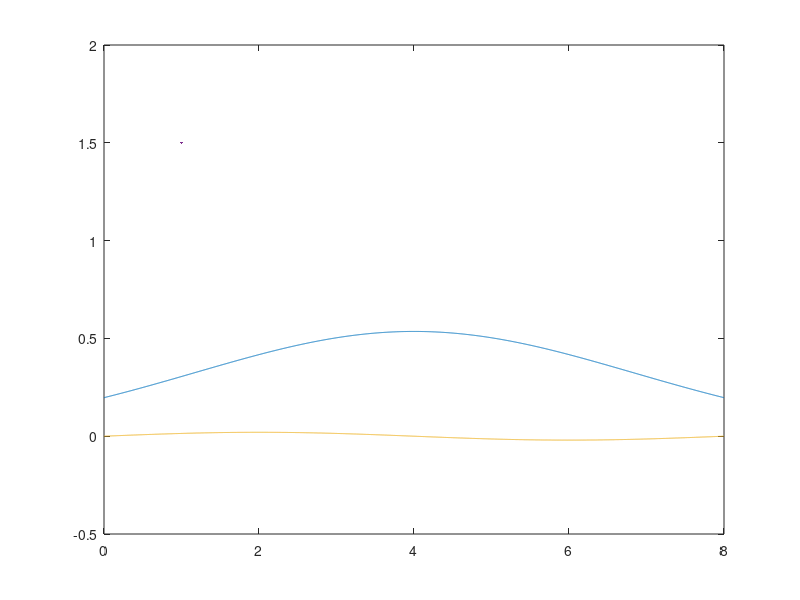

Here is the MATLAB script that generated this plot: (Note: this script raises an error after producing the figure.)
%% Burgers
%---------------------------------------
% This code solves hydrodynamics for Quasi-1d Lattice Gas model
% Pseudospectral method. Time marching in RK4 with
% linear term explicitly integrated.
%---------------------------------------
clear ; clc ; close
Pe = 10 ;
%----------- Domain ----------------------
L		= 	8                ;
N		= 	2^12             ;
dx 		= 	L/N              ;
x 		= 	(0:dx:L-dx)'     ;
%---------- Parameters -------------------
nu   	=  1           		;  % Diffusion = 1 
rho_0  	= .40          		;  % Mean density
%-------------Time------------------------------
tMax 	= 10             	;
dt   	= 10.0^-2       	;
dT   	= .1             	;
%------------------------------------------------

t  = 0:dt:tMax-dt       ;
T  = 0:dT:tMax          ;  
interval = fix(dT/dt)   ;
TStep = length(T)       ;
tStep = length(t)       ;
%------------- Wave Vector--------------------
k = 2*pi/L*(-N/2:N/2-1) ;
k = fftshift(k');
%--------------------------------------


%--------------Initial condition------------------
%------------- Choose Initial Condition here---------------------

%---------------Half Gaussian------------------
u0 = zeros(N,1);
v0 = zeros(N,1);

%------------ Both gaussian--------------------
%u0 =0
sigma = L/2;
u0 = 0.2*exp(-(x-L/2).^2/sigma^2) + 0.0*rand(N,1); 
v0 = 0.02*sin(x/L*(2*pi)) ;

%========================
%nn = int32(N/8);
%u0(N/2-nn:N/2+nn-1) = importdata('uIni.txt');
%v0(N/2-nn:N/2+nn-1) = importdata("vIni.txt");
%u0(1:N/4-1) = 0.1230*ones(N/4-1,1);
%u0(N/2+N/4:end) = 0.1230*ones(N/4+1,1);



%=========================================================================
%------------ Proper Mean Density-----------------------------------------
mean_den = mean(u0)    ;    
u0 = rho_0/mean_den*u0 ;
%v0 = rho_0/mean_den*v0;
% --------------Plotting Initial Profile--------------------------------
%figure()
plot(x,u0,LineWidth=1.5); hold on      ;   
plot(x,v0,LineWidth=1.5); hold on      ;
%plot(x,u0_1+v0_1,LineWidth=1.5,Color='k')  ;
legend('$\rho$','$m$',interpreter='latex',fontsize=14);
%------------------------------------------------------------------------
% Creating array for time evolution
w0 = cat(1,fft(u0),fft(v0)) ;
% ---------------Initialization of Arrays ----------------------------
uu_hat = zeros(N,TStep); uu = zeros(N,TStep);
vv_hat = zeros(N,TStep); vv = zeros(N,TStep);
%--------------------------------------------------------------------
uu(:,1) = u0 ; 
vv(:,1) = v0 ;
%-----------------------------------
w = w0;
%% ==================== Main Loop =======================================
for i = 1:tStep
    % --------- Writing ---------------
    if mod(i,interval)==0 ; j = fix(i/interval)+1 ;
       uu_hat(:,j) = w(1:N) ;
       uu(:,j) = real(ifft((w(1:N,1)))) ;
       vv_hat(:,j) = w(N+1:2*N,1) ;
       vv(:,j) = real(ifft((w(N+1:2*N,1)))) ;
    end
    w = RK4(w,dt,k,nu,Pe,N);
    %f_k = cat(1,fft(randn(N,1)) , randn(N,1))   ; 
    %w = w + .1*sqrt(dt)*f_k ;
end 
%%
writematrix(uu,'rho_MetaStable.dat')
writematrix(vv,'m_MetaStable.dat')

%% Function
function dw_dt = rhs(w,k,nu,Pe,N)
u = w(1:N)     ;
v = w(N+1:2*N) ;
% Here since D=1 we don't need dealiasing if we use sufficient 
% grid points : If D != 1 use the 2/3 dealiasing function defined 
% at the end 
d_dx_u  = 1i*k.*fft(real(ifft(v)).*(1-real(ifft(u)))) ;  
d_dx_v  = 1i*k.*fft(real(ifft(u)).*(1-real(ifft(u)))) ;
du2_dx2 = real(ifft(-k.^2.*u)) ;
dv2_dx2 = real(ifft(-k.^2.*v)) ; 
u_real  = real(ifft(u))        ;
v_real  = real(ifft(v))        ;
du_dt =  -Pe*d_dx_u                                                       ;
dv_dt =  -Pe*d_dx_v  - fft(u_real.*dv2_dx2) + fft(v_real.*du2_dx2) - 2*v  ;   
dw_dt = cat(1,du_dt , dv_dt)                                              ;
size(dw_dt);
end 


 %--------------------------------------------------
  function rk4 = RK4(u_hat,dt,k,nu,Pe,N)
    nu1 = nu ; nu2 = nu;
    semi_g_half1 = exp(-nu1*k.^2*dt/2) ; 
    semi_g_half2 = exp(-nu2*k.^2*dt/2) ;
    semi_g_half = cat(1,semi_g_half1,semi_g_half2);
    semi_g1 = exp(-nu1*k.^2*dt) ;
    semi_g2 = exp(-nu2*k.^2*dt) ;
    semi_g = cat(1,semi_g1,semi_g2);
    u_hat_old = u_hat ;  
    k1 = rhs(u_hat_old,k,nu,Pe,N) ; 
    u_hat = semi_g_half.*(u_hat + .5*dt*k1) ;
    k2 = rhs(u_hat,k,nu,Pe,N);
    u_hat = semi_g_half.*(u_hat_old) + .5*dt*k2 ;
    k3 = rhs(u_hat,k,nu,Pe,N);
    u_hat = semi_g.*(u_hat_old) + semi_g_half.*k3*dt ;
    k4 = rhs(u_hat,k,nu,Pe,N);
    u_hat = semi_g.*u_hat_old + dt*(semi_g.*k1 + 2*semi_g_half.*k2 + 2*semi_g_half.*k3 + k4)/6 ;
    rk4 = u_hat ; % This is finally returned
  end
  
  
function prod = de_2_3(u,v)
N = length(u);
u(N/2-ceil(N/6):N/2+ceil(N/6))=0;
v(N/2-ceil(N/6):N/2+ceil(N/6))=0;
prod = fft(real(ifft(u)).*real(ifft(v)));
prod(N/2-ceil(N/6):N/2+ceil(N/6))=0;
end
